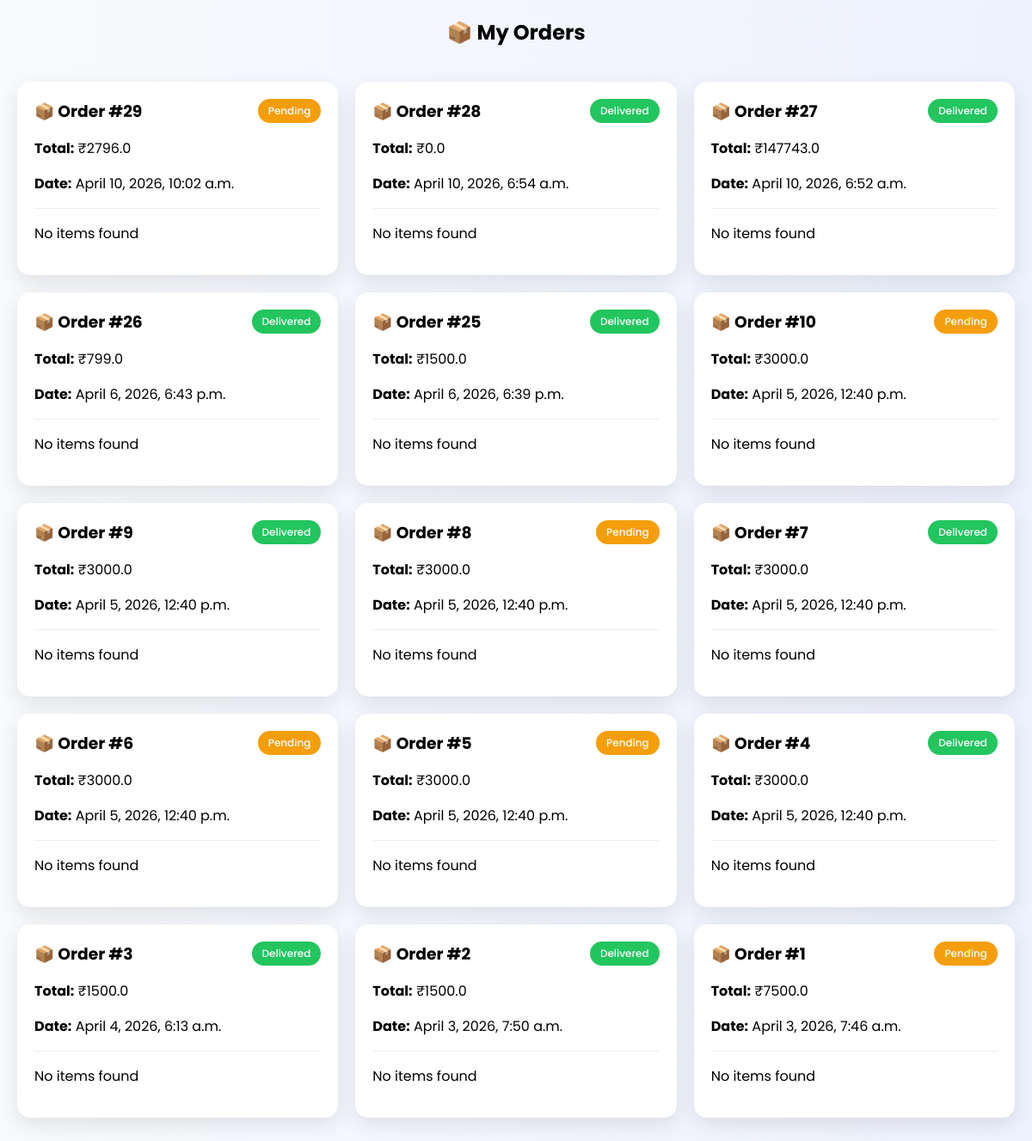
/my-orders/ (signed in), run on the app's committed database.
### shop/models.py (models this page shows, shortened)
class Order(models.Model):
    user = models.ForeignKey(User, on_delete=models.CASCADE)
    total_price = models.FloatField()
    created_at = models.DateTimeField(auto_now_add=True)
    STATUS_CHOICES = [
        ('Pending', 'Pending'),
        ('Delivered', 'Delivered'),
    ]
    status = models.CharField(max_length=20, choices=STATUS_CHOICES, default='Pending')
    status = models.CharField(max_length=20, default='Pending')

### shop/views.py (the view)
# urls.py: path('my-orders/', my_orders, name='my_orders'),
@login_required
def my_orders(request):
    orders = Order.objects.filter(user=request.user).order_by('-id')
    return render(request, 'my_orders.html', {'orders': orders})

### shop/templates/my_orders.html (shortened to what this page needs)
<!DOCTYPE html>
<html>
<head>
    {% load static %}
    <link rel="stylesheet" href="{% static 'css/style.css' %}">
</head>
<body>
<h2 style="text-align:center;">📦 My Orders</h2>
<div class="orders-container">
{% if orders %}
    {% for order in orders %}
        <div class="order-card">
            <div class="order-header">
                <h3>📦 Order #{{ order.id }}</h3>
                <span class="status {{ order.status }}">
                    {{ order.status }}
                </span>
            </div>
            <p><strong>Total:</strong> ₹{{ order.total_price }}</p>
            <p><strong>Date:</strong> {{ order.created_at }}</p>
            <hr>
            <div class="items">
                {% for item in order.orderitem_set.all %}
                    <div class="item-row">
                        <img src="{{ item.product.image }}">
                        <div class="item-info">
                            <p class="item-name">{{ item.product.name }}</p>
                            <p class="item-price">
                                ₹{{ item.product.price }} × {{ item.quantity }}
                            </p>
                        </div>
                    </div>
                {% empty %}
                    <p>No items found</p>
                {% endfor %}
            </div>
        </div>
    {% endfor %}
{% else %}
    <p style="text-align:center;">No orders yet 😢</p>
{% endif %}
</div>
</body>
</html>

### shop/static/css/style.css (style rules this page uses)
body { font-family: 'Poppins', sans-serif; margin: 0; background: linear-gradient(to right, #f8fafc, #eef2ff); padding-bottom: 50px; }
.orders-container { display: grid; grid-template-columns: repeat(auto-fit, minmax(320px, 1fr)); gap: 20px; padding: 20px; }
.order-card { background: white; padding: 20px; border-radius: 15px; box-shadow: 0 8px 25px rgba(0,0,0,0.1); transition: 0.3s; position: relative; }
.order-header { display: flex; justify-content: space-between; align-items: center; margin-bottom: 10px; }
.order-header h3 { margin: 0; }
.status { padding: 5px 12px; border-radius: 20px; font-size: 12px; color: white; font-weight: 500; }
.status.Pending { background: #f59e0b; }
.status.Delivered { background: #22c55e; }
.order-card hr { margin: 10px 0; border: none; border-top: 1px solid #eee; }

### data on the page
Order: id "29", status "Pending", total_price "2796.0", created_at "April 10, 2026, 10:02 a.m."
Order: id "28", status "Delivered", total_price "0.0", created_at "April 10, 2026, 6:54 a.m."
Order: id "27", status "Delivered", total_price "147743.0", created_at "April 10, 2026, 6:52 a.m."
Order: id "26", status "Delivered", total_price "799.0", created_at "April 6, 2026, 6:43 p.m."
Order: id "25", status "Delivered", total_price "1500.0", created_at "April 6, 2026, 6:39 p.m."
Order: id "10", status "Pending", total_price "3000.0", created_at "April 5, 2026, 12:40 p.m."
Order: id "9", status "Delivered", total_price "3000.0", created_at "April 5, 2026, 12:40 p.m."
Order: id "8", status "Pending", total_price "3000.0", created_at "April 5, 2026, 12:40 p.m."
Order: id "7", status "Delivered", total_price "3000.0", created_at "April 5, 2026, 12:40 p.m."
Order: id "6", status "Pending", total_price "3000.0", created_at "April 5, 2026, 12:40 p.m."
Order: id "5", status "Pending", total_price "3000.0", created_at "April 5, 2026, 12:40 p.m."
Order: id "4", status "Delivered", total_price "3000.0", created_at "April 5, 2026, 12:40 p.m."
Order: id "3", status "Delivered", total_price "1500.0", created_at "April 4, 2026, 6:13 a.m."
Order: id "2", status "Delivered", total_price "1500.0", created_at "April 3, 2026, 7:50 a.m."
Order: id "1", status "Pending", total_price "7500.0", created_at "April 3, 2026, 7:46 a.m."
